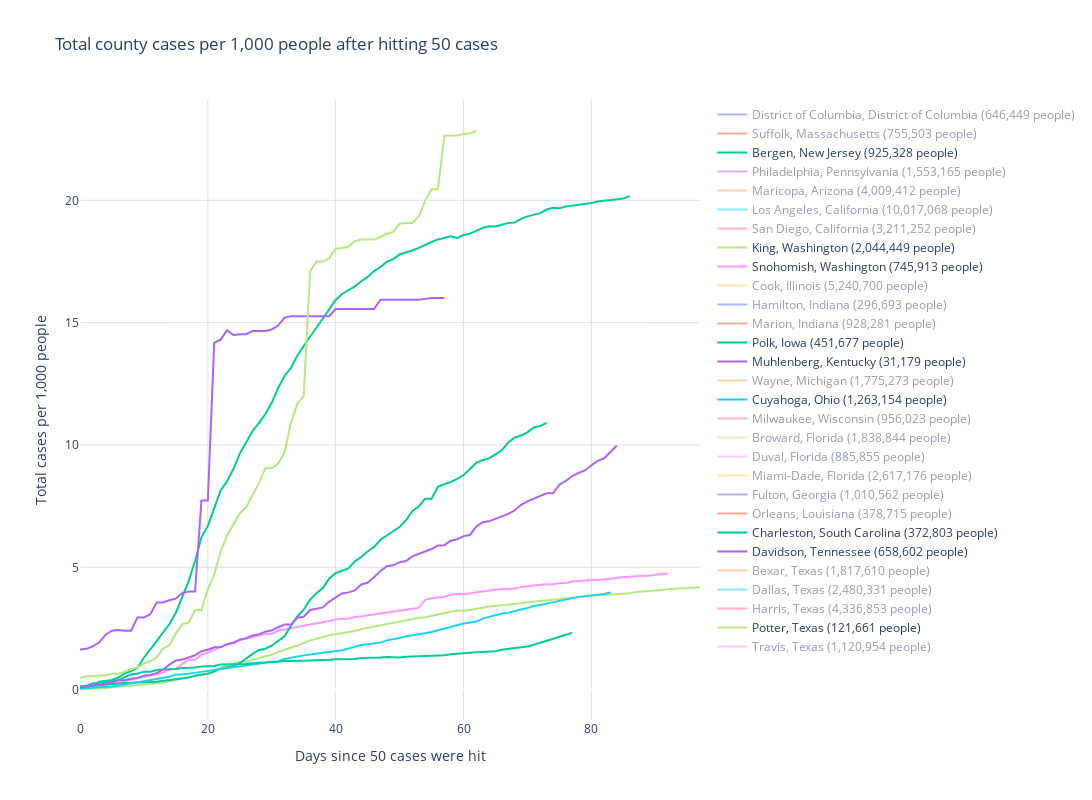

Notebook code for this chart:
### Code cell
def countyplotpercapita(state, county, show_by_default):
    data = county_cov_data[county_cov_data.state == state][['date', 'cases', 'county']]
    data = data[county_cov_data.county == county][['date', 'cases']]
    data = data[data.cases >= starting_cases]
    county_population = population_county[(population_county.state == state) & (population_county.county == county)]
    if len(county_population):
        data.index = [x for x in range(0, len(data))]
        plotdata = (data.cases / county_population.population.values[0]) * 1000
        if len(data['cases']):
            if (show_by_default):
                visible = True
            else:
                visible = 'legendonly'

            fig.add_trace(
                go.Scatter(x=data.index, y=plotdata, mode='lines', name=county + ', ' + state + ' (' + str.format('{0:,}', county_population.population.values[0]) + ' people)', line = { 'width': default_line_thickness },
                hovertemplate='cases per 1000: %{y:,.0f}<br>day: %{x}', visible=visible)
            )

row += 1
starting_cases = 50
layout = go.Layout(
        title = 'Total county cases per 1,000 people after hitting ' + str(starting_cases) + ' cases',
        plot_bgcolor = default_plot_color,
        xaxis_gridcolor = default_grid_color,
        yaxis_gridcolor = default_grid_color,
        width=default_width,
        height=default_height,
        xaxis_title='Days since ' + str(starting_cases) + ' cases were hit',
        yaxis_title='Total cases per 1,000 people'
)
fig=go.Figure(layout=layout)

for index, r in interesting_locations.iterrows():
    countyplotpercapita(r.state, r.county, r.show_by_default)

fig.show()
plotly.offline.plot(fig, filename=webpage_folder + 'Chart_'+str(row)+'.html',auto_open=False)
html_graphs.write("  <object data=\""+'Chart_'+str(row)+'.html'+"\" width=" + str(default_width * 1.10) + " height=" + str(default_height* 1.10) + "\"></object>"+"\n")
